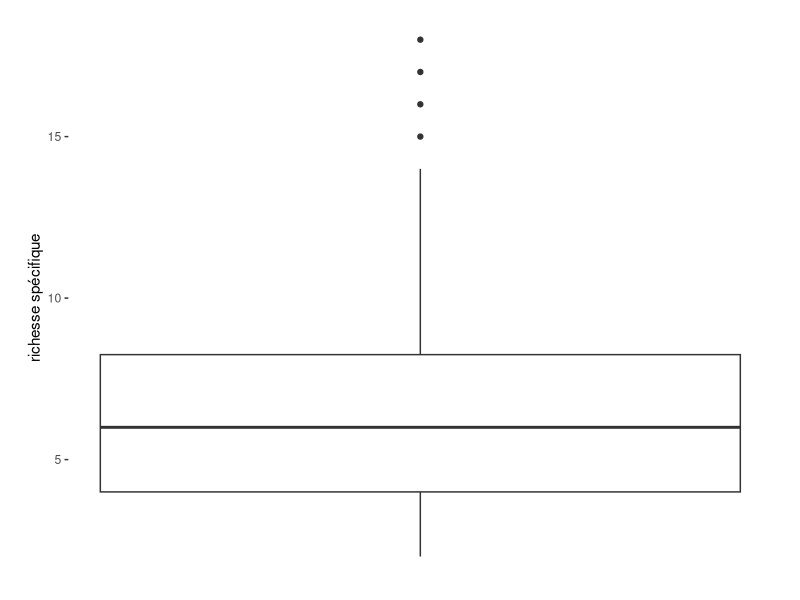
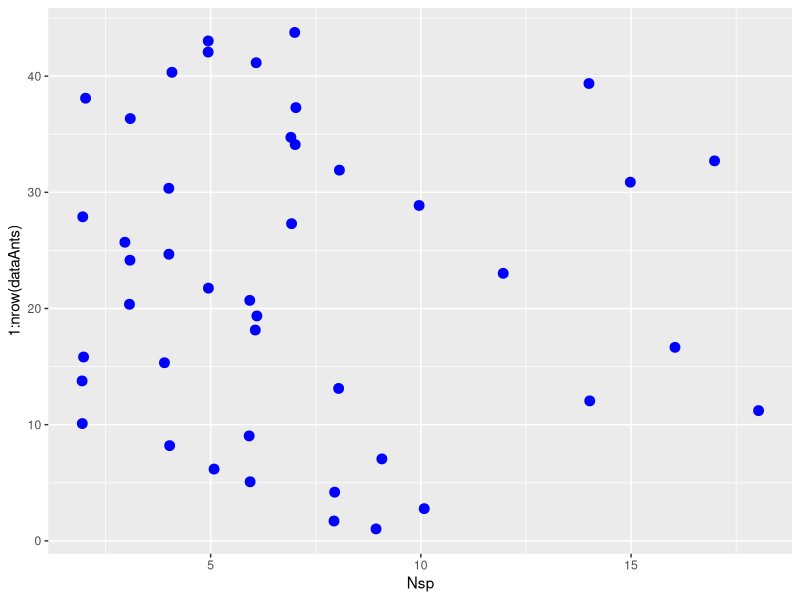
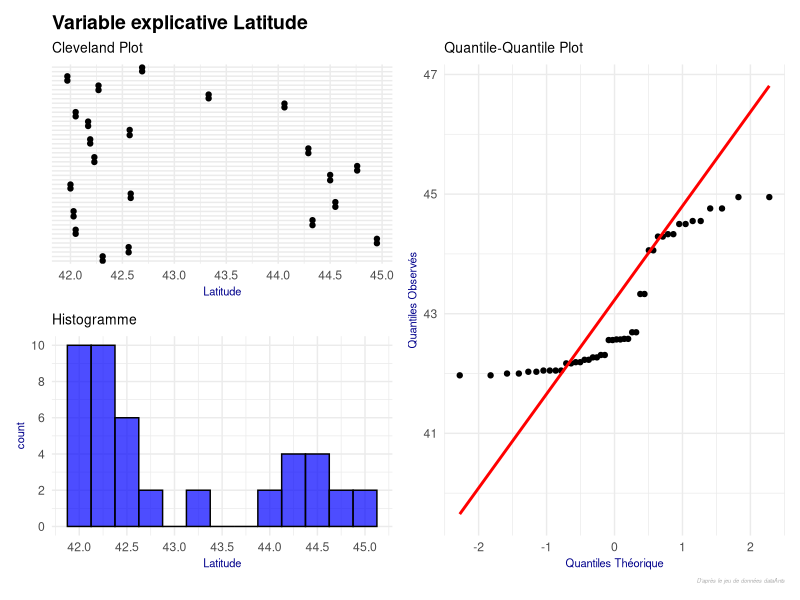
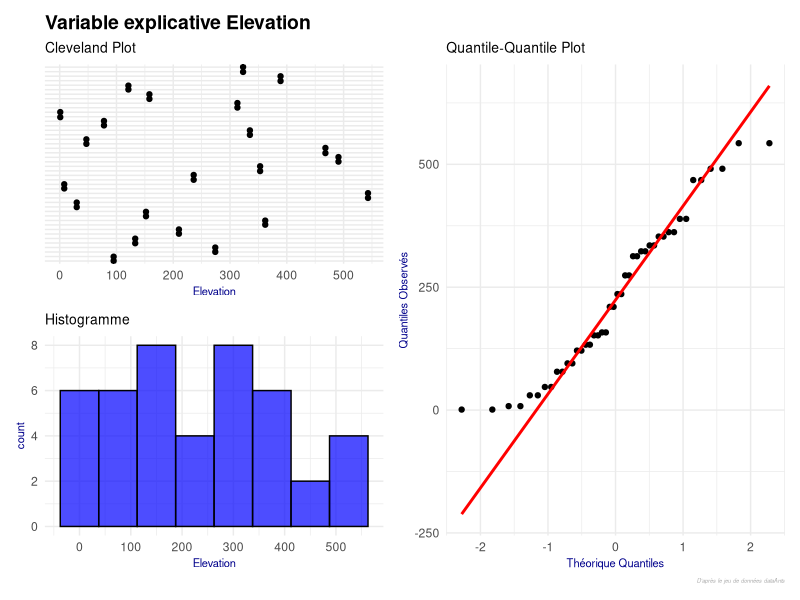
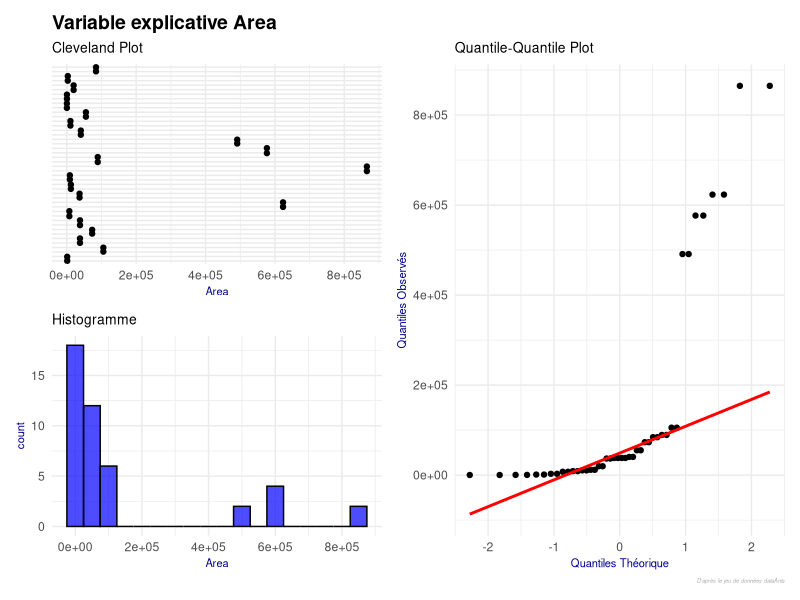
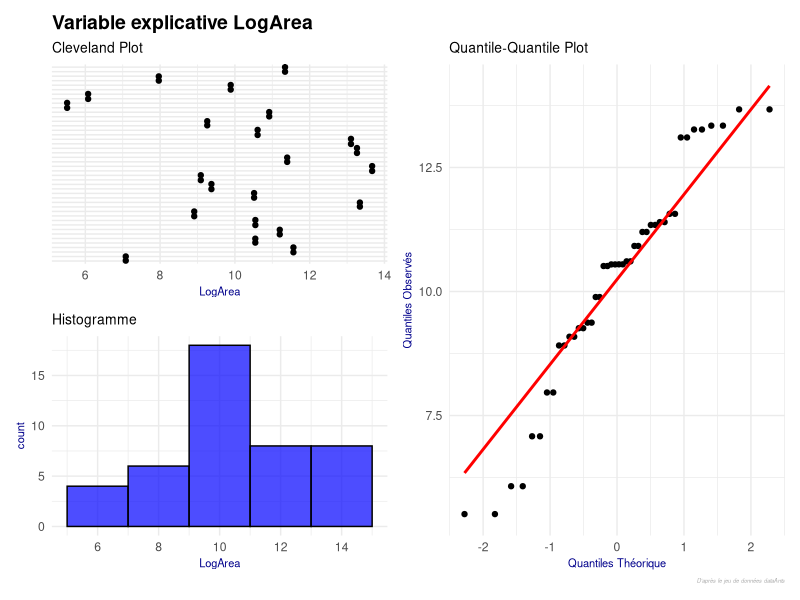

Source code (R) for these figures, in order:
## ---- chunk 1

#importation
dataAnts <- read.table("BogAnts.txt", dec=".", header = TRUE)

#Passer la localisation en facteur 
dataAnts$Location<-as.factor(dataAnts$Location)

#vérification du type des variables 
str(dataAnts)
## ---- chunk 2
library(ggplot2)
library(patchwork)
## ---- chunk 3
par(mfrow=c(1,2))

# Boxplot 
ggplot(data = dataAnts, aes(y = Nsp))+
  geom_boxplot()+
  labs(y = "richesse spécifique")+
  theme(
    panel.background = element_rect(fill="white"),
    panel.grid.major = element_blank(),
    panel.grid.minor = element_blank(),
    plot.margin = margin(10,20,10,20),
    axis.text.x = element_blank(),
    axis.ticks.x = element_blank()
  )

# Cleveland plot 
ggplot(data = dataAnts, aes(x = Nsp, y = 1:nrow(dataAnts)))+
  geom_jitter(width = 0.1, size = 3, color = "blue")
  
  
  


## ---- chunk 4
p1 <- ggplot(dataAnts) +
  aes(x=Latitude, y=factor(1:nrow(dataAnts), levels = 1:nrow(dataAnts))) + # Affichage avec classification
  geom_jitter(width=0, height=0.1) +
  scale_x_continuous(breaks = seq(41.5, 45, by = 0.5)) + # Valeurs de l'axe X
  labs(title = "Variable explicative Latitude",
       subtitle = "Cleveland Plot",
       x= "Latitude") +  # Titres
  theme_minimal() +
  theme(axis.text.y = element_blank(),   # Supprimer les étiquettes de l'axe Y
        axis.ticks.y = element_blank(),  # Supprimer les ticks de l'axe Y
        axis.title.y = element_blank(),  # Supprimer le titre de l'axe Y
        axis.title.x = element_text(size = 8, color = "darkblue"),
        plot.title = element_text(size = 14, face = "bold", color = "black"),
        plot.subtitle = element_text(size = 10, color = "black")
        )   

p2 <- ggplot(dataAnts) +
  aes(x = Latitude) +  # Utiliser Latitude sur l'axe X
  geom_histogram(binwidth = 0.25, fill = "blue", color = "black", alpha = 0.7) +  # Histogramme
  scale_x_continuous(breaks = seq(41.5, 45, by = 0.5)) +  # Valeurs de l'axe X
  scale_y_continuous(breaks = seq(0, 10, by = 2)) +  # Valeurs de l'axe X
  labs(subtitle = "Histogramme",
       x = "Latitude") +  # Titres
  theme_minimal() +  # Appliquer un thème minimal
  theme(
    axis.title.x = element_text(size = 8, color = "darkblue"), 
    axis.title.y = element_text(size = 8, color = "darkblue"),
    plot.subtitle = element_text(size = 10, color = "black")
  ) 

p3 <- ggplot(dataAnts, aes(sample = Latitude)) +
  labs(subtitle = "Quantile-Quantile Plot",
       caption = "D'après le jeu de données dataAnts",
       x = "Quantiles Théorique",
       y = "Quantiles Observés") +
  stat_qq() +  # Ajoute les points du Q-Q plot
  stat_qq_line(col = "red", size = 1) +  # Ajoute la ligne théorique
  theme_minimal() + # Applique un thème minimal
  theme(
    axis.title.x = element_text(size = 8, color = "darkblue"),
    axis.title.y = element_text(size = 8, color = "darkblue"),
    plot.title = element_text(size = 14, face = "bold", color = "black"),       
    plot.subtitle = element_text(size = 10, color = "black"),                  
    plot.caption = element_text(size = 4, face = "italic", color = "darkgrey") 
  ) 

(p1 / p2) | p3 + 
  plot_layout(guides = "collect")
## ---- chunk 5
p4 <- ggplot(dataAnts) +
  aes(x=Elevation, y=factor(1:nrow(dataAnts), levels = 1:nrow(dataAnts))) + # Affichage avec classification
  geom_jitter(width=0, height=0.1) +
  scale_x_continuous(breaks = seq(0, 545, by = 100)) + # Valeurs de l'axe X
  labs(title = "Variable explicative Elevation",
       subtitle = "Cleveland Plot",
       x= "Elevation") +  # Titres
  theme_minimal() +
  theme(axis.text.y = element_blank(),   # Supprimer les étiquettes de l'axe Y
        axis.ticks.y = element_blank(),  # Supprimer les ticks de l'axe Y
        axis.title.y = element_blank(),  # Supprimer le titre de l'axe Y
        axis.title.x = element_text(size = 8, color = "darkblue"),
        plot.title = element_text(size = 14, face = "bold", color = "black"),
        plot.subtitle = element_text(size = 10, color = "black")
        )   

p5 <- ggplot(dataAnts) +
  aes(x = Elevation) +  # Utiliser Elevation sur l'axe X
  geom_histogram(binwidth = 75, fill = "blue", color = "black", alpha = 0.7) +  # Histogramme
  scale_x_continuous(breaks = seq(0, 545, by = 100)) +  # Valeurs de l'axe X
  scale_y_continuous(breaks = seq(0, 10, by = 2)) +  # Valeurs de l'axe X
  labs(subtitle = "Histogramme",
       x = "Elevation") +  # Titres
  theme_minimal() +  # Appliquer un thème minimal
  theme(
    axis.title.x = element_text(size = 8, color = "darkblue"), 
    axis.title.y = element_text(size = 8, color = "darkblue"),
    plot.subtitle = element_text(size = 10, color = "black")
  ) 

p6 <- ggplot(dataAnts, aes(sample = Elevation)) +
  labs(subtitle = "Quantile-Quantile Plot",
       caption = "D'après le jeu de données dataAnts",
       x = "Théorique Quantiles",
       y = "Quantiles Observés") +
  stat_qq() +  # Ajoute les points du Q-Q plot
  stat_qq_line(col = "red", size = 1) +  # Ajoute la ligne théorique
  theme_minimal() + # Applique un thème minimal
  theme(
    axis.title.x = element_text(size = 8, color = "darkblue"),
    axis.title.y = element_text(size = 8, color = "darkblue"),
    plot.title = element_text(size = 14, face = "bold", color = "black"),       
    plot.subtitle = element_text(size = 10, color = "black"),                  
    plot.caption = element_text(size = 4, face = "italic", color = "darkgrey") 
  ) 

(p4 / p5) | p6 + 
  plot_layout(guides = "collect")

## ---- chunk 6
p4 <- ggplot(dataAnts) +
  aes(x=Area, y=factor(1:nrow(dataAnts), levels = 1:nrow(dataAnts))) + # Affichage avec classification
  geom_jitter(width=0, height=0.1) +
  scale_x_continuous(breaks = seq(0, 865000, by = 200000)) + # Valeurs de l'axe X
  labs(title = "Variable explicative Area",
       subtitle = "Cleveland Plot",
       x= "Area") +  # Titres
  theme_minimal() +
  theme(axis.text.y = element_blank(),   # Supprimer les étiquettes de l'axe Y
        axis.ticks.y = element_blank(),  # Supprimer les ticks de l'axe Y
        axis.title.y = element_blank(),  # Supprimer le titre de l'axe Y
        axis.title.x = element_text(size = 8, color = "darkblue"),
        plot.title = element_text(size = 14, face = "bold", color = "black"),
        plot.subtitle = element_text(size = 10, color = "black")
        )   

p5 <- ggplot(dataAnts) +
  aes(x = Area) +  # Utiliser Aera sur l'axe X
  geom_histogram(binwidth = 50000, fill = "blue", color = "black", alpha = 0.7) +  # Histogramme
  scale_x_continuous(breaks = seq(0, 865000, by = 200000)) +  # Valeurs de l'axe X
  scale_y_continuous(breaks = seq(0, 20, by = 5)) +  # Valeurs de l'axe X
  labs(subtitle = "Histogramme",
       x = "Area") +  # Titres
  theme_minimal() +  # Appliquer un thème minimal
  theme(
    axis.title.x = element_text(size = 8, color = "darkblue"), 
    axis.title.y = element_text(size = 8, color = "darkblue"),
    plot.subtitle = element_text(size = 10, color = "black")
  ) 

p6 <- ggplot(dataAnts, aes(sample = Area)) +
  labs(subtitle = "Quantile-Quantile Plot",
       caption = "D'après le jeu de données dataAnts",
       x = "Quantiles Théorique",
       y = "Quantiles Observés") +
  stat_qq() +  # Ajoute les points du Q-Q plot
  stat_qq_line(col = "red", size = 1) +  # Ajoute la ligne théorique
  theme_minimal() + # Applique un thème minimal
  theme(
    axis.title.x = element_text(size = 8, color = "darkblue"),
    axis.title.y = element_text(size = 8, color = "darkblue"),
    plot.title = element_text(size = 14, face = "bold", color = "black"),       
    plot.subtitle = element_text(size = 10, color = "black"),                  
    plot.caption = element_text(size = 4, face = "italic", color = "darkgrey") 
  ) 

(p4 / p5) | p6 + 
  plot_layout(guides = "collect")

## ---- chunk 7
dataAnts$LogArea<-log(dataAnts$Area)

p4 <- ggplot(dataAnts) +
  aes(x=LogArea, y=factor(1:nrow(dataAnts), levels = 1:nrow(dataAnts))) + # Affichage avec classification
  geom_jitter(width=0, height=0.1) +
  scale_x_continuous(breaks = seq(2, 15, by = 2)) + # Valeurs de l'axe X
  labs(title = "Variable explicative LogArea",
       subtitle = "Cleveland Plot",
       x= "LogArea") +  # Titres
  theme_minimal() +
  theme(axis.text.y = element_blank(),   # Supprimer les étiquettes de l'axe Y
        axis.ticks.y = element_blank(),  # Supprimer les ticks de l'axe Y
        axis.title.y = element_blank(),  # Supprimer le titre de l'axe Y
        axis.title.x = element_text(size = 8, color = "darkblue"),
        plot.title = element_text(size = 14, face = "bold", color = "black"),
        plot.subtitle = element_text(size = 10, color = "black")
        )   

p5 <- ggplot(dataAnts) +
  aes(x = LogArea) +  # Utiliser Aera sur l'axe X
  geom_histogram(binwidth = 2, fill = "blue", color = "black", alpha = 0.7) +  # Histogramme
  scale_x_continuous(breaks = seq(2, 15, by = 2)) +  # Valeurs de l'axe X
  scale_y_continuous(breaks = seq(0, 30, by = 5)) +  # Valeurs de l'axe X
  labs(subtitle = "Histogramme",
       x = "LogArea") +  # Titres
  theme_minimal() +  # Appliquer un thème minimal
  theme(
    axis.title.x = element_text(size = 8, color = "darkblue"), 
    axis.title.y = element_text(size = 8, color = "darkblue"),
    plot.subtitle = element_text(size = 10, color = "black")
  ) 

p6 <- ggplot(dataAnts, aes(sample = LogArea)) +
  labs(subtitle = "Quantile-Quantile Plot",
       caption = "D'après le jeu de données dataAnts",
       x = "Quantiles Théorique",
       y = "Quantiles Observés") +
  stat_qq() +  # Ajoute les points du Q-Q plot
  stat_qq_line(col = "red", size = 1) +  # Ajoute la ligne théorique
  theme_minimal() + # Applique un thème minimal
  theme(
    axis.title.x = element_text(size = 8, color = "darkblue"),
    axis.title.y = element_text(size = 8, color = "darkblue"),
    plot.title = element_text(size = 14, face = "bold", color = "black"),       
    plot.subtitle = element_text(size = 10, color = "black"),                  
    plot.caption = element_text(size = 4, face = "italic", color = "darkgrey") 
  ) 

(p4 / p5) | p6 + 
  plot_layout(guides = "collect")
